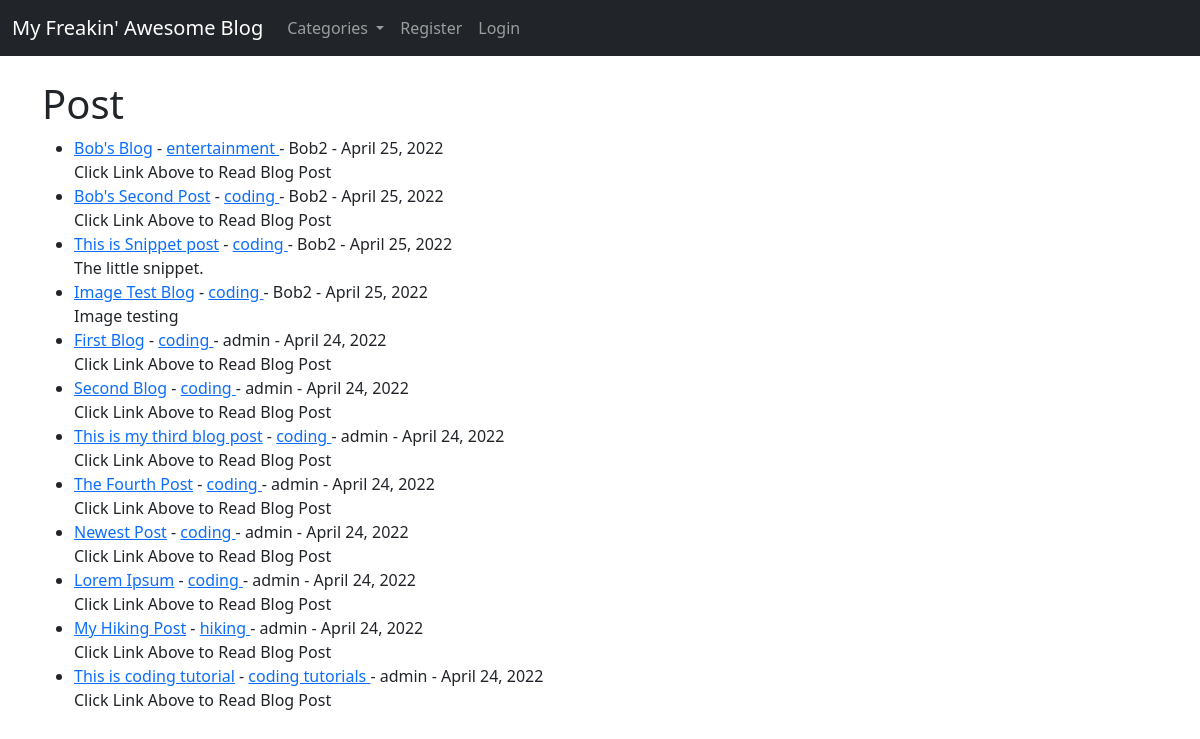
The page / on the database its author committed.
### theblog/models.py (models this page shows, shortened)
class Post(models.Model):
    title = models.CharField(max_length=255)
    header_image = models.ImageField(null = True, blank = True, upload_to = 'images/')
    title_tag = models.CharField(max_length=255)
    author = models.ForeignKey(User, on_delete = models.CASCADE)
    body = RichTextField(blank = True, null = True)
    post_date = models.DateField(auto_now_add = True)
    category = models.CharField(max_length = 255, default = 'coding')
    snippet = models.CharField(max_length = 255)
    likes = models.ManyToManyField(User, related_name='blog_posts')

### theblog/views.py (the view)
# urls.py: path('', HomeView.as_view(), name = "home"),
class HomeView(ListView):
    model = Post
    template_name = 'home.html'
    ordering = ['-post_date']
    def get_context_data(self, *args, **kwargs):
        cat_menu = Category.objects.all()
        context = super(HomeView, self).get_context_data(*args, **kwargs)
        context["cat_menu"] = cat_menu
        return context

### theblog/models.py (called while the page is built)
    def __str__(self):
        return self.name

### theblog/templates/home.html (shortened to what this page needs)
{% extends 'base.html' %}
{% block content %}
<h1>Post</h1>
<ul>
{% for post in object_list %}
<li>
    <a href="{% url 'article-detail' post.pk %}">{{ post.title }}</a>
     - <a href="{% url 'category' post.category|slugify%}">{{ post.category }} </a>
     - {{ post.author }}
     - {{ post.post_date}}
     <br>
    {{ post.snippet }}
</li>
{% endfor %}
</ul>
{% endblock %}

### rows shown on the page
Post: title "Bob's Blog", category "entertainment", author "Bob2", post_date "April 25, 2022", snippet "Click Link Above to Read Blog Post"
Post: title "Bob's Second Post", category "coding", author "Bob2", post_date "April 25, 2022", snippet "Click Link Above to Read Blog Post"
Post: title "This is Snippet post", category "coding", author "Bob2", post_date "April 25, 2022", snippet "The little snippet."
Post: title "Image Test Blog", category "coding", author "Bob2", post_date "April 25, 2022", snippet "Image testing"
Post: title "First Blog", category "coding", author "admin", post_date "April 24, 2022", snippet "Click Link Above to Read Blog Post"
Post: title "Second Blog", category "coding", author "admin", post_date "April 24, 2022", snippet "Click Link Above to Read Blog Post"
Post: title "This is my third blog post", category "coding", author "admin", post_date "April 24, 2022", snippet "Click Link Above to Read Blog Post"
Post: title "The Fourth Post", category "coding", author "admin", post_date "April 24, 2022", snippet "Click Link Above to Read Blog Post"
Post: title "Newest Post", category "coding", author "admin", post_date "April 24, 2022", snippet "Click Link Above to Read Blog Post"
Post: title "Lorem Ipsum", category "coding", author "admin", post_date "April 24, 2022", snippet "Click Link Above to Read Blog Post"
Post: title "My Hiking Post", category "hiking", author "admin", post_date "April 24, 2022", snippet "Click Link Above to Read Blog Post"
Post: title "This is coding tutorial", category "coding tutorials", author "admin", post_date "April 24, 2022", snippet "Click Link Above to Read Blog Post"
